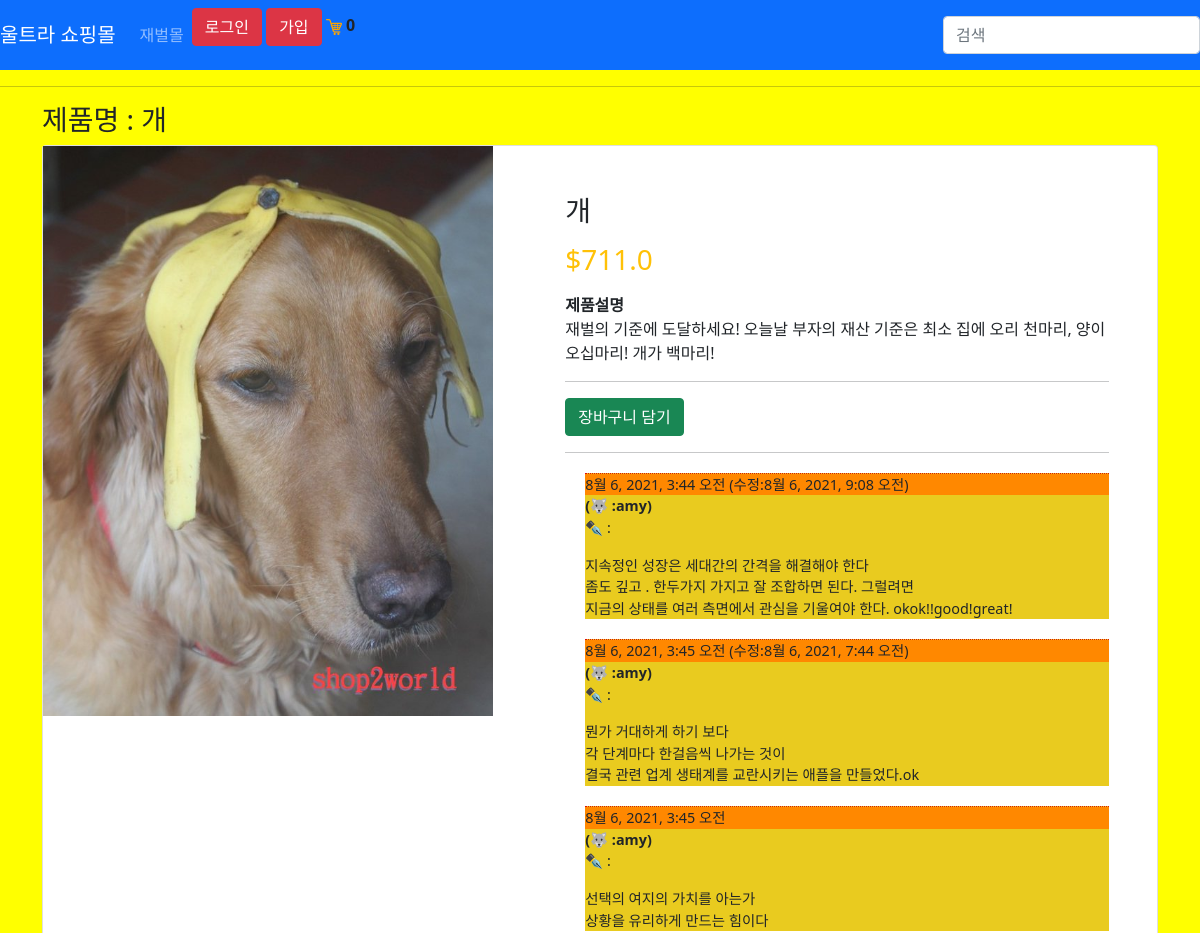
The app's page /product/1/ (upper part), older data.
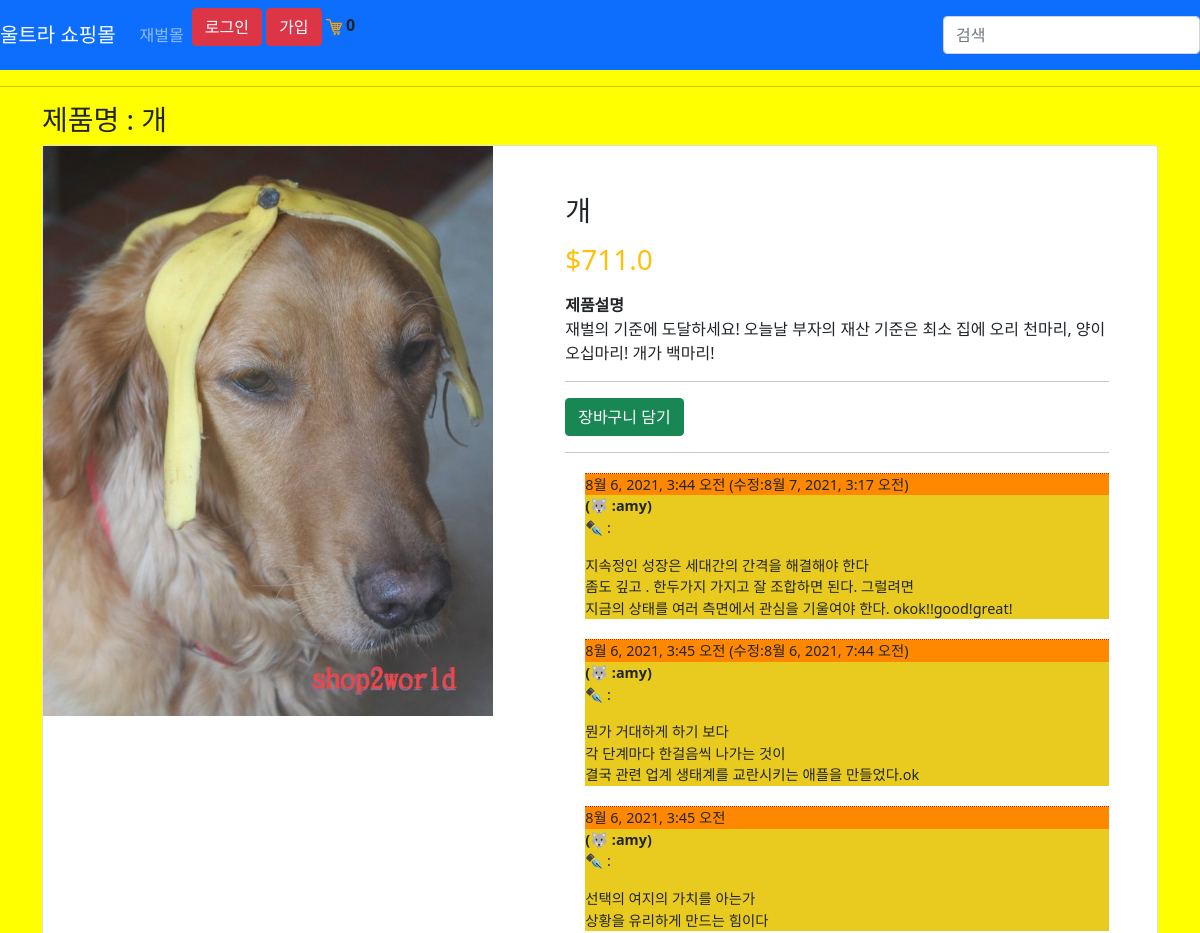
The same page, newer data.
### store/models.py (models this page shows, shortened)
class Comment(models.Model):
    product = models.ForeignKey(Product, related_name='comments', on_delete=models.CASCADE )
    author = models.ForeignKey(User, on_delete=models.CASCADE)
    text = models.TextField()
    created_date = models.DateTimeField(default=timezone.now)
    modify_date = models.DateTimeField(null=True, blank=True)
    approved_comment = models.BooleanField(default=True)

### store/views.py (the view)
# urls.py: path('product/<int:pk>/', views.ProductDetailView.as_view(), name="product_detail"),
class ProductDetailView(DetailView):
    template_name = "store/product_detail.html"
    queryset = Product.objects.all()
    def get_context_data(self, **kwargs):
        context = super().get_context_data(**kwargs)
        Data = 장바구니데이타(self.request)
        cartItems = Data['cartItems']
        context['cartItems'] = cartItems
        return context

### store/models.py (called while the page is built)
    @property
    def imageURL(self):
        try:
            url = self.image.url
        except:
            url = ''
        return url

### store/쿠키처리.py (called while the page is built, shortened)
def 쿠키장바구니(request):
    try:
        cart = json.loads(request.COOKIES['cart'])
    except:
        cart = {}
        print("cart:", cart)
    items = []
    order = {'get_cart_total':0, 'get_cart_items':0,'shipping':False}
    cartItems = order['get_cart_items']
    return{'items': items, 'order':order, 'cartItems': cartItems}

def 장바구니데이타(request):
    if request.user.is_authenticated:
        customer = request.user.customer
        order, created = Order.objects.get_or_create(customer=customer, complete=False)
        items = order.orderitem_set.all()
        cartItems = order.get_cart_items
    else:
        CookieData = 쿠키장바구니(request)
        cartItems = CookieData['cartItems']
        order = CookieData['order']
        items = CookieData['items']
    return{'items': items, 'order':order, 'cartItems': cartItems}

### store/templates/store/product_detail.html (shortened to what this page needs)
{% extends 'store/메인.html'%}
{% load static %}
{% block content %}
<h3>제품명 : {{ product.name }}</h3>
<div class="card">
	<div class="row">
		<aside class="col-sm-5 border-right">
      <article class="gallery-wrap">
      <div class="img-big-wrap">
        <div> <a href="#"><img src="{{ product.imageURL }}" class="img-fluid"></a></div>
      </div>
      </article>
          </aside>
          <aside class="col-sm-7">
      <article class="card-body p-5">
        <h3 class="title mb-3">{{ product.name }}</h3>
      <p class="price-detail-wrap">
        <span class="price h3 text-warning">
          <span class="currency">$</span><span class="num">{{ product.price }}</span>
        </span>
      </p>
      <dl class="item-property">
        <dt>제품설명</dt>
        <dd><p>{{ product.description }} </p></dd>
      </dl>
        <hr>
        <button data-product={{product.id}} data-action="add" class="btn btn-success 장바구니업데이트">장바구니 담기</button>
    <hr>
  {% for comment in product.comments.all %}
    {% if user.is_authenticated or comment.approved_comment %}
    <div class="comment">
        <div class="editcomment">
            {{ comment.created_date }}
              {% if comment.modify_date %}
              (수정:{{ comment.modify_date }})
              {% endif %}
        </div>
        <strong>(🐺 :{{ comment.author }})</strong>
        <p>✒️ :{{ comment.text|linebreaks }}</p>
    </div>
    {% endif %}
  {% empty %}
    <p>앙직 댓글이 없어요~~</p>
{% endfor %}
          </article>
          </aside>
        </div>
      </div>
      </div>
{% endblock content %}

Row changes from the older to the newer data that the page shows:
changed Comment "8월 6, 2021, 3:44 오전": modify_date "8월 6, 2021, 9:08 오전" → "8월 7, 2021, 3:17 오전"
